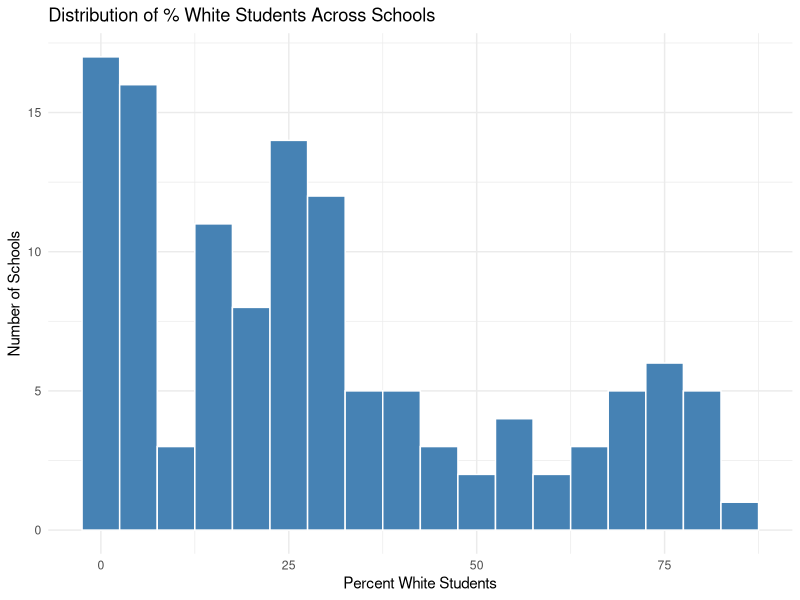
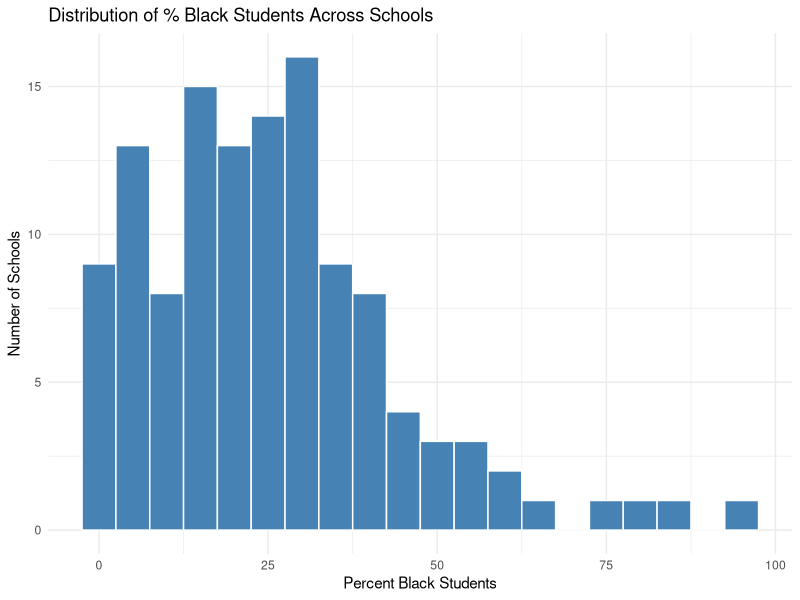
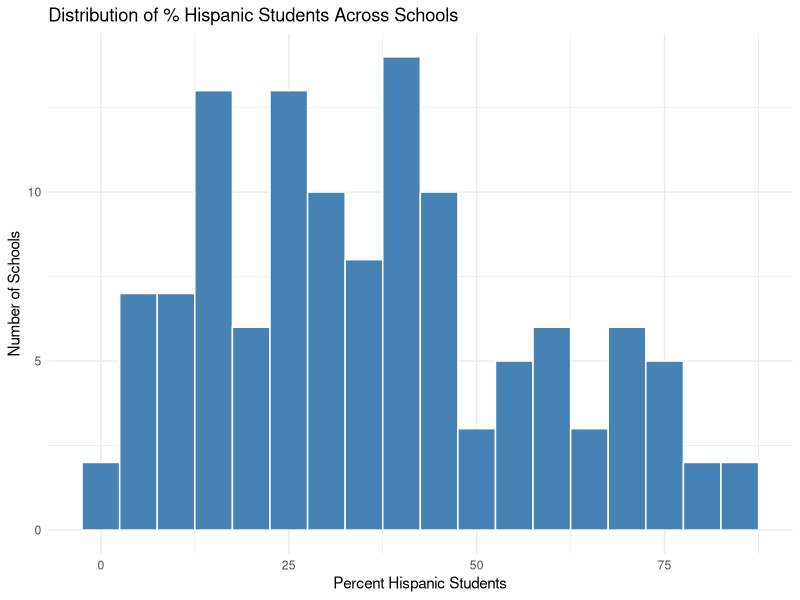
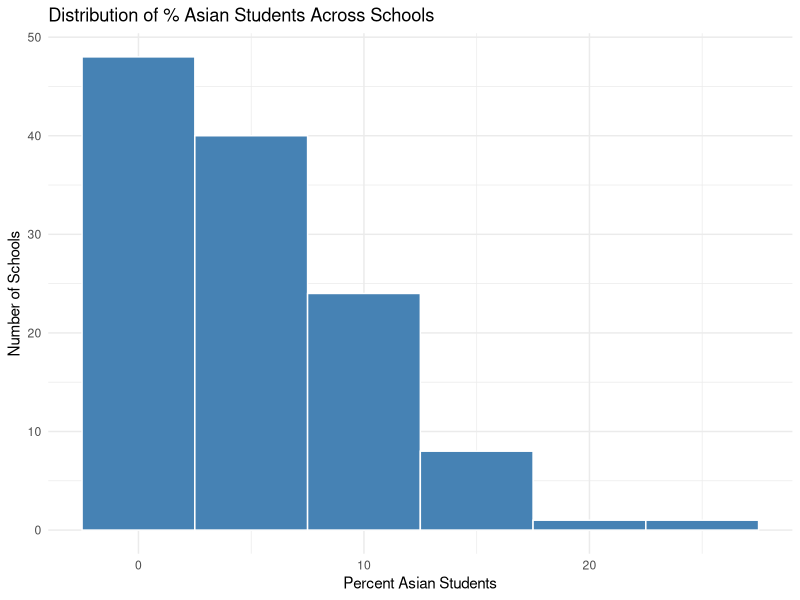
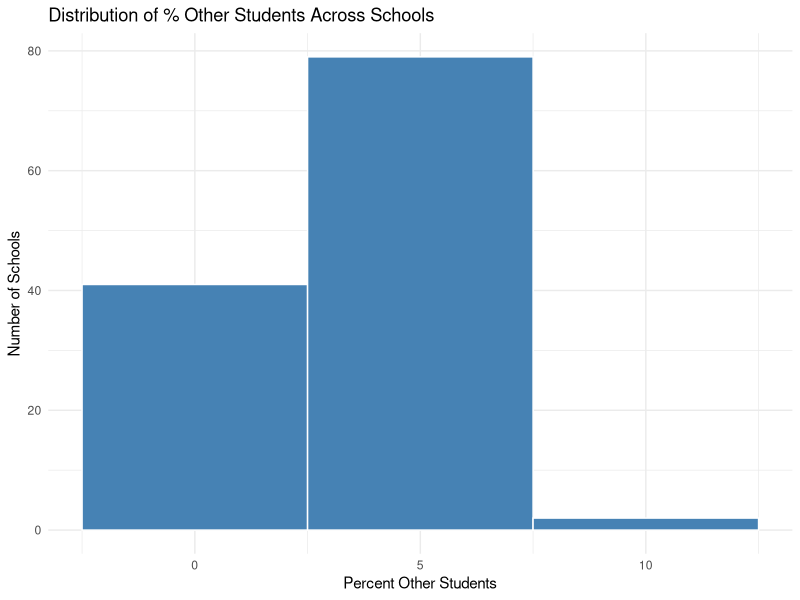
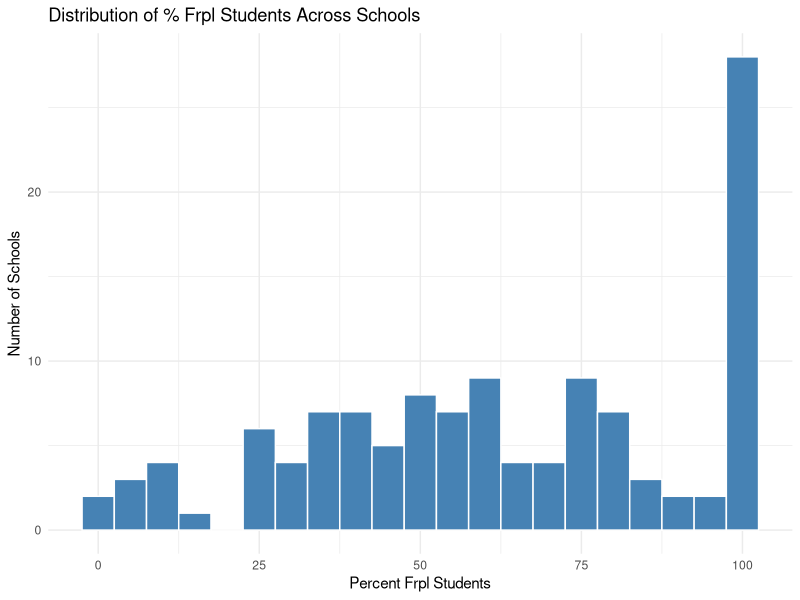
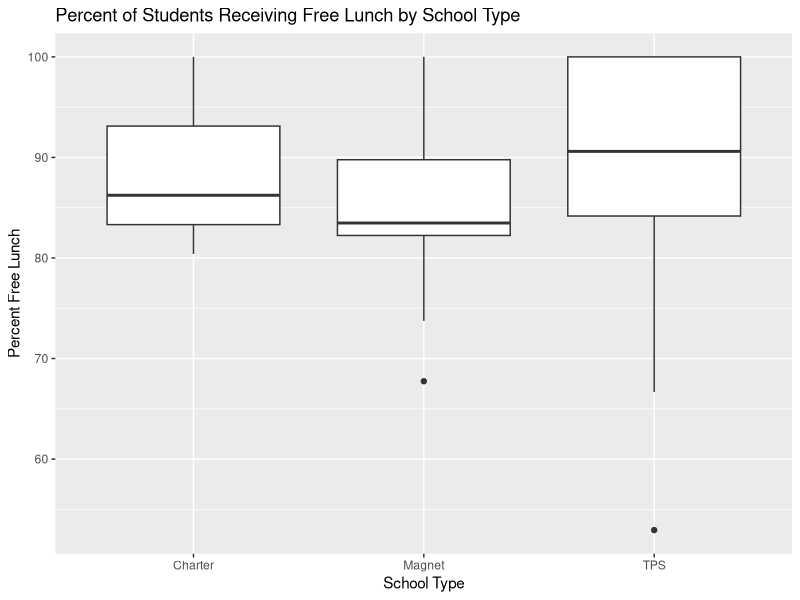
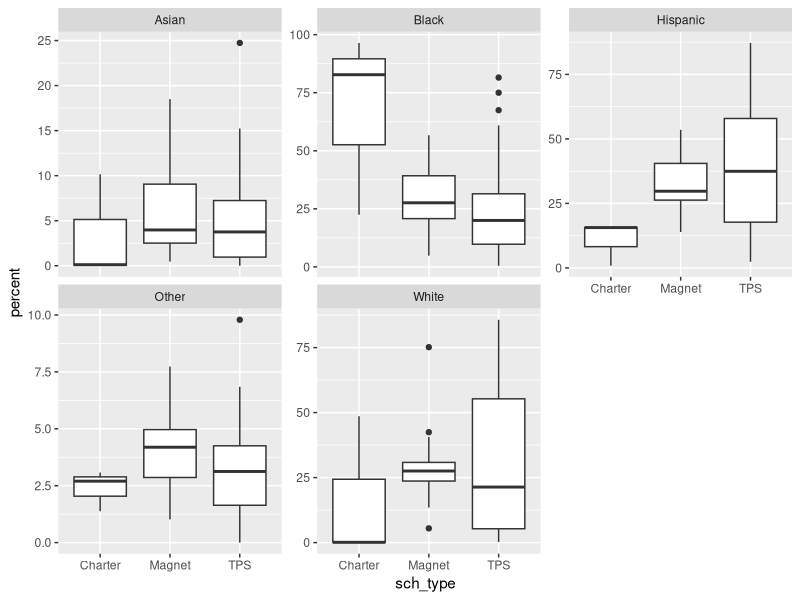

R code for these plots, in order:
## ---- chunk 1
library(tidyverse)
ct_schools <- read.csv("ct_schools.csv")
head(ct_schools)
## ---- chunk 2
ct_schools <- ct_schools %>%
  mutate(
    sch_type = case_when(
      MAGNET == 1 ~ "Magnet",
      CHARTR == 1 ~ "Charter",
      MAGNET == 2 & CHARTR == 2 ~ "TPS",
      TRUE ~ NA_character_ 
    )
  )
## ---- chunk 3
ct_schools %>%
  count(sch_type)
## ---- chunk 4
ct_schools %>%
group_by(sch_type) %>%
  summarise(
    n = n(),
    n_missing_free_lunch = sum(is.na(FRELCH)),
    pct_missing = mean(is.na(FRELCH)) * 100
  )
## ---- chunk 5
ct_schools <- ct_schools |>
   mutate(level_group = case_when(
     LEVEL == 1 ~ "Elementary",
     LEVEL == 2 ~ "Middle",
     LEVEL == 3 ~ "High",
     is.na(LEVEL) ~ "Missing",
     TRUE ~ "Other"
   )
  )

## ---- chunk 6
ct_schools |>
  count(level_group)

## ---- chunk 7
ct_schools <- ct_schools |>
   mutate(title_i_status = case_when(
     TITLEI == 1 ~ "Eligible",
     TITLEI == 2 ~ "Not Eligible",
     is.na(TITLEI) ~ "Missing",
     TRUE ~ "Other"
   ))

## ---- chunk 8
ct_schools |>
  count(title_i_status)
## ---- chunk 9
ct_schools <- ct_schools |>
  mutate(
    pct_white = WHITE / TOTETH * 100,
    pct_black = BLACK / TOTETH * 100,
    pct_hispanic = HISP / TOTETH * 100,
    pct_asian = ASIAN / TOTETH * 100,
    pct_other = 100 - pct_white - pct_black - pct_hispanic - pct_asian,
    pct_frpl = (FRELCH + REDLCH) / TOTETH * 100
  )

## ---- chunk 10
ggplot(ct_schools, aes(x = pct_white)) +
   geom_histogram(binwidth = 5, fill = "steelblue", color = "white") +
   labs(
     title = "Distribution of % White Students Across Schools",
     x = "Percent White Students",
     y = "Number of Schools") +
       theme_minimal()

## ---- chunk 11
ggplot(ct_schools, aes(x = pct_black)) +
   geom_histogram(binwidth = 5, fill = "steelblue", color = "white") +
   labs(
     title = "Distribution of % Black Students Across Schools",
     x = "Percent Black Students",
     y = "Number of Schools") +
       theme_minimal()

## ---- chunk 12
ggplot(ct_schools, aes(x = pct_hispanic)) +
   geom_histogram(binwidth = 5, fill = "steelblue", color = "white") +
   labs(
     title = "Distribution of % Hispanic Students Across Schools",
     x = "Percent Hispanic Students",
     y = "Number of Schools") +
       theme_minimal()

## ---- chunk 13
ggplot(ct_schools, aes(x = pct_asian)) +
   geom_histogram(binwidth = 5, fill = "steelblue", color = "white") +
   labs(
     title = "Distribution of % Asian Students Across Schools",
     x = "Percent Asian Students",
     y = "Number of Schools") +
       theme_minimal()

## ---- chunk 14
ggplot(ct_schools, aes(x = pct_other)) +
   geom_histogram(binwidth = 5, fill = "steelblue", color = "white") +
   labs(
     title = "Distribution of % Other Students Across Schools",
     x = "Percent Other Students",
     y = "Number of Schools") +
       theme_minimal()

## ---- chunk 15
ggplot(ct_schools, aes(x = pct_frpl)) +
   geom_histogram(binwidth = 5, fill = "steelblue", color = "white") +
   labs(
     title = "Distribution of % Frpl Students Across Schools",
     x = "Percent Frpl Students",
     y = "Number of Schools") +
       theme_minimal()

## ---- chunk 16
ct_schools <- ct_schools |>
  mutate(pct_freelunch = FRELCH / TOTFRL * 100)
## ---- chunk 17


ct_schools |>
  ggplot(aes(x = sch_type, y = pct_freelunch)) +
  geom_boxplot() +
  labs(
    title = "Percent of Students Receiving Free Lunch by School Type",
    x = "School Type",
    y = "Percent Free Lunch"
  )


## ---- chunk 18

library(tidyr)

race_data <- ct_schools |>
  select(sch_type, pct_white, pct_black, pct_hispanic, pct_asian, pct_other) |>
  pivot_longer(
    cols = starts_with("pct_"),
    names_to = "race",
    values_to = "percent"
  ) |>
  mutate(
    race = case_when(
      race == "pct_white" ~ "White",
      race == "pct_black" ~ "Black",
      race == "pct_hispanic" ~ "Hispanic",
      race == "pct_asian" ~ "Asian",
      race == "pct_other" ~ "Other"
    )
  )
## ---- chunk 19
ggplot(race_data, aes(x = sch_type, y = percent)) +
  geom_boxplot() +
  facet_wrap(~ race, scales = "free_y") 
